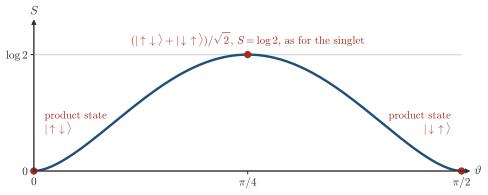

This figure's Python source:
"""Session 7, the entropy of one site of the two-spin state cos(t)|ud> + sin(t)|du>, computed from its reduced density matrix."""
import os, sys
sys.path.insert(0, os.path.join(os.path.dirname(os.path.abspath(__file__)), '..'))
import numpy as np
import style

def entropy(theta):
    psi = np.array([[0, np.cos(theta)], [np.sin(theta), 0]])      # psi[s0, s1], the state cos|ud> + sin|du>
    rho = psi @ psi.conj().T                                       # trace over the second spin
    p = np.linalg.eigvalsh(rho)
    p = p[p > 1e-14]
    return -np.sum(p * np.log(p))

theta = np.linspace(0, np.pi / 2, 400)
S = np.array([entropy(t) for t in theta]) / np.log(2)
assert abs(entropy(0)) < 1e-12 and abs(entropy(np.pi / 4) - np.log(2)) < 1e-12 and S.max() <= 1 + 1e-12

fig, ax = style.figure(height_cm=5.0)
ax.plot(theta / (np.pi / 4), S, color=style.ACCENT)
style.guide(ax, y=1)
ax.set_xlim(0, 2.0); ax.set_ylim(0, 1.25)
for x, s, txt, dx in [(0, 0, 'product state\n' + r'$|{\uparrow\downarrow}\rangle$', 0.05), (2, 0, 'product state\n' + r'$|{\downarrow\uparrow}\rangle$', -0.05)]:
    ax.plot([x], [s], 'o', color=style.BROKEN, ms=4.5, clip_on=False)
    style.label(ax, x + dx, 0.42, txt, color=style.BROKEN, fontsize=8, ha='left' if dx > 0 else 'right', linespacing=1.3)
ax.plot([1], [1], 'o', color=style.BROKEN, ms=4.5)
style.label(ax, 1, 1.13, r'$(|{\uparrow\downarrow}\rangle+|{\downarrow\uparrow}\rangle)/\sqrt{2}$, $S=\log 2$, as for the singlet', fontsize=8.2, color=style.BROKEN)
ax.set_xticks([0, 1, 2]); ax.set_xticklabels([r'$0$', r'$\pi/4$', r'$\pi/2$'])
ax.tick_params(axis='x', length=2.5, pad=2)
ax.set_yticks([0, 1]); ax.set_yticklabels([r'$0$', r'$\log2$']); ax.tick_params(axis='y', length=2.5, pad=2)
style.arrows(ax, xlabel=r'$\vartheta$', ylabel=r'$S$', ticks=True)
style.save(fig, __file__)
